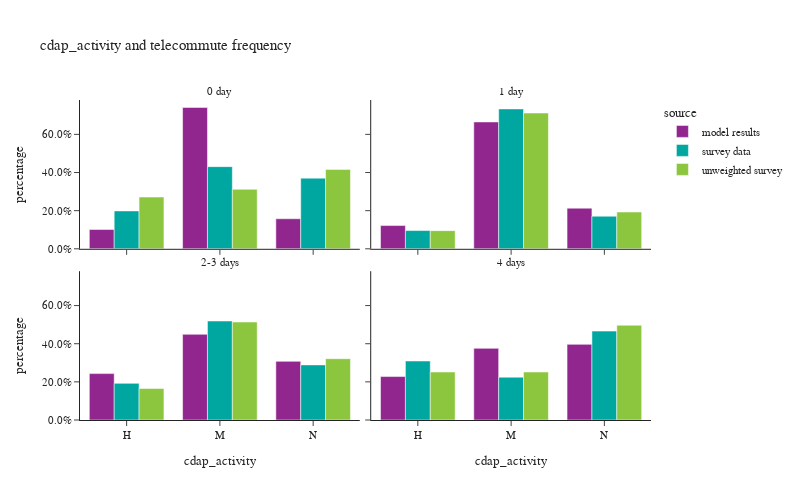

The cell this chart's notebook holds for it:
### Code cell
df_plot = per_data.groupby(['source','telecommute_frequency_des','cdap_activity'])['person_weight'].sum().reset_index()
df_plot['percentage'] = df_plot.groupby(['source','telecommute_frequency_des'], group_keys=False)['person_weight'].\
    apply(lambda x: x / float(x.sum()))

fig = px.bar(df_plot, x="cdap_activity", y="percentage", color="source",barmode="group",
                facet_col="telecommute_frequency_des", facet_col_wrap=2,
                title="CDAP by telecommute frequency")
fig.for_each_annotation(lambda a: a.update(text = a.text.split("=")[-1]))
fig.for_each_yaxis(lambda a: a.update(tickformat = ".1%"))
fig.update_layout(height=500, width=800)
fig.show()

### Figure 1 — Plotly figure (JSON) as saved in the notebook; plotly's stock layout.template omitted (floating-point values rounded to 4 significant figures)
{"data": [{"alignmentgroup": "True", "hovertemplate": "source=model results<br>telecommute_frequency_des=0 day<br>cdap_activity=%{x}<br>percentage=%{y}<extra></extra>", "legendgroup": "model results", "marker": {"color": "#91268F", "pattern": {"shape": ""}}, "name": "model results", "offsetgroup": "model results", "orientation": "v", "showlegend": true, "textposition": "auto", "type": "bar", "x": ["H", "M", "N"], "xaxis": "x3", "y": [0.1011, 0.7412, 0.1576], "yaxis": "y3"}, {"alignmentgroup": "True", "hovertemplate": "source=model results<br>telecommute_frequency_des=1 day<br>cdap_activity=%{x}<br>percentage=%{y}<extra></extra>", "legendgroup": "model results", "marker": {"color": "#91268F", "pattern": {"shape": ""}}, "name": "model results", "offsetgroup": "model results", "orientation": "v", "showlegend": false, "textposition": "auto", "type": "bar", "x": ["H", "M", "N"], "xaxis": "x4", "y": [0.1219, 0.6651, 0.213], "yaxis": "y4"}, {"alignmentgroup": "True", "hovertemplate": "source=model results<br>telecommute_frequency_des=2-3 days<br>cdap_activity=%{x}<br>percentage=%{y}<extra></extra>", "legendgroup": "model results", "marker": {"color": "#91268F", "pattern": {"shape": ""}}, "name": "model results", "offsetgroup": "model results", "orientation": "v", "showlegend": false, "textposition": "auto", "type": "bar", "x": ["H", "M", "N"], "xaxis": "x", "y": [0.2433, 0.4493, 0.3074], "yaxis": "y"}, {"alignmentgroup": "True", "hovertemplate": "source=model results<br>telecommute_frequency_des=4 days<br>cdap_activity=%{x}<br>percentage=%{y}<extra></extra>", "legendgroup": "model results", "marker": {"color": "#91268F", "pattern": {"shape": ""}}, "name": "model results", "offsetgroup": "model results", "orientation": "v", "showlegend": false, "textposition": "auto", "type": "bar", "x": ["H", "M", "N"], "xaxis": "x2", "y": [0.2278, 0.3757, 0.3965], "yaxis": "y2"}, {"alignmentgroup": "True", "hovertemplate": "source=survey data<br>telecommute_frequency_des=0 day<br>cdap_activity=%{x}<br>percentage=%{y}<extra></extra>", "legendgroup": "survey data", "marker": {"color": "#00A7A0", "pattern": {"shape": ""}}, "name": "survey data", "offsetgroup": "survey data", "orientation": "v", "showlegend": true, "textposition": "auto", "type": "bar", "x": ["H", "M", "N"], "xaxis": "x3", "y": [0.1986, 0.4308, 0.3706], "yaxis": "y3"}, {"alignmentgroup": "True", "hovertemplate": "source=survey data<br>telecommute_frequency_des=1 day<br>cdap_activity=%{x}<br>percentage=%{y}<extra></extra>", "legendgroup": "survey data", "marker": {"color": "#00A7A0", "pattern": {"shape": ""}}, "name": "survey data", "offsetgroup": "survey data", "orientation": "v", "showlegend": false, "textposition": "auto", "type": "bar", "x": ["H", "M", "N"], "xaxis": "x4", "y": [0.09567, 0.7335, 0.1708], "yaxis": "y4"}, {"alignmentgroup": "True", "hovertemplate": "source=survey data<br>telecommute_frequency_des=2-3 days<br>cdap_activity=%{x}<br>percentage=%{y}<extra></extra>", "legendgroup": "survey data", "marker": {"color": "#00A7A0", "pattern": {"shape": ""}}, "name": "survey data", "offsetgroup": "survey data", "orientation": "v", "showlegend": false, "textposition": "auto", "type": "bar", "x": ["H", "M", "N"], "xaxis": "x", "y": [0.1921, 0.5189, 0.289], "yaxis": "y"}, {"alignmentgroup": "True", "hovertemplate": "source=survey data<br>telecommute_frequency_des=4 days<br>cdap_activity=%{x}<br>percentage=%{y}<extra></extra>", "legendgroup": "survey data", "marker": {"color": "#00A7A0", "pattern": {"shape": ""}}, "name": "survey data", "offsetgroup": "survey data", "orientation": "v", "showlegend": false, "textposition": "auto", "type": "bar", "x": ["H", "M", "N"], "xaxis": "x2", "y": [0.3093, 0.2245, 0.4661], "yaxis": "y2"}, {"alignmentgroup": "True", "hovertemplate": "source=unweighted survey<br>telecommute_frequency_des=0 day<br>cdap_activity=%{x}<br>percentage=%{y}<extra></extra>", "legendgroup": "unweighted survey", "marker": {"color": "#8CC63E", "pattern": {"shape": ""}}, "name": "unweighted survey", "offsetgroup": "unweighted survey", "orientation": "v", "showlegend": true, "textposition": "auto", "type": "bar", "x": ["H", "M", "N"], "xaxis": "x3", "y": [0.2714, 0.3122, 0.4165], "yaxis": "y3"}, {"alignmentgroup": "True", "hovertemplate": "source=unweighted survey<br>telecommute_frequency_des=1 day<br>cdap_activity=%{x}<br>percentage=%{y}<extra></extra>", "legendgroup": "unweighted survey", "marker": {"color": "#8CC63E", "pattern": {"shape": ""}}, "name": "unweighted survey", "offsetgroup": "unweighted survey", "orientation": "v", "showlegend": false, "textposition": "auto", "type": "bar", "x": ["H", "M", "N"], "xaxis": "x4", "y": [0.09524, 0.7119, 0.1929], "yaxis": "y4"}, {"alignmentgroup": "True", "hovertemplate": "source=unweighted survey<br>telecommute_frequency_des=2-3 days<br>cdap_activity=%{x}<br>percentage=%{y}<extra></extra>", "legendgroup": "unweighted survey", "marker": {"color": "#8CC63E", "pattern": {"shape": ""}}, "name": "unweighted survey", "offsetgroup": "unweighted survey", "orientation": "v", "showlegend": false, "textposition": "auto", "type": "bar", "x": ["H", "M", "N"], "xaxis": "x", "y": [0.1649, 0.5137, 0.3214], "yaxis": "y"}, {"alignmentgroup": "True", "hovertemplate": "source=unweighted survey<br>telecommute_frequency_des=4 days<br>cdap_activity=%{x}<br>percentage=%{y}<extra></extra>", "legendgroup": "unweighted survey", "marker": {"color": "#8CC63E", "pattern": {"shape": ""}}, "name": "unweighted survey", "offsetgroup": "unweighted survey", "orientation": "v", "showlegend": false, "textposition": "auto", "type": "bar", "x": ["H", "M", "N"], "xaxis": "x2", "y": [0.2515, 0.2515, 0.4969], "yaxis": "y2"}], "layout": {"annotations": [{"font": {}, "showarrow": false, "text": "2-3 days", "x": 0.245, "xanchor": "center", "xref": "paper", "y": 0.465, "yanchor": "bottom", "yref": "paper"}, {"font": {}, "showarrow": false, "text": "4 days", "x": 0.755, "xanchor": "center", "xref": "paper", "y": 0.465, "yanchor": "bottom", "yref": "paper"}, {"font": {}, "showarrow": false, "text": "0 day", "x": 0.245, "xanchor": "center", "xref": "paper", "y": 1.0, "yanchor": "bottom", "yref": "paper"}, {"font": {}, "showarrow": false, "text": "1 day", "x": 0.755, "xanchor": "center", "xref": "paper", "y": 1.0, "yanchor": "bottom", "yref": "paper"}], "barmode": "group", "height": 500, "legend": {"title": {"text": "source"}, "tracegroupgap": 0}, "title": {"text": "cdap_activity and telecommute frequency"}, "width": 800, "xaxis": {"anchor": "y", "domain": [0, 0.49], "title": {"text": "cdap_activity"}}, "xaxis2": {"anchor": "y2", "domain": [0.51, 1], "matches": "x", "title": {"text": "cdap_activity"}}, "xaxis3": {"anchor": "y3", "domain": [0, 0.49], "matches": "x", "showticklabels": false}, "xaxis4": {"anchor": "y4", "domain": [0.51, 1], "matches": "x", "showticklabels": false}, "yaxis": {"anchor": "x", "domain": [0, 0.465], "tickformat": ".1%", "title": {"text": "percentage"}}, "yaxis2": {"anchor": "x2", "domain": [0, 0.465], "matches": "y", "showticklabels": false, "tickformat": ".1%"}, "yaxis3": {"anchor": "x3", "domain": [0.535, 1.0], "matches": "y", "tickformat": ".1%", "title": {"text": "percentage"}}, "yaxis4": {"anchor": "x4", "domain": [0.535, 1.0], "matches": "y", "showticklabels": false, "tickformat": ".1%"}}}
